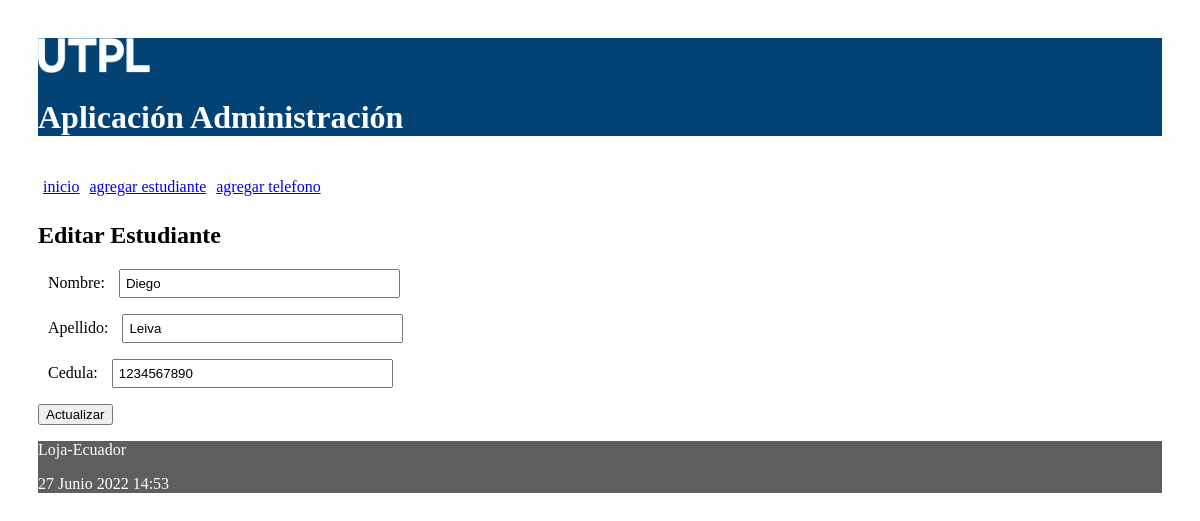
/editar_estudiante/11, run on the app's committed database.
### administrativo/models.py (models this page shows, shortened)
class Estudiante(models.Model):
    nombre = models.CharField(max_length=30)
    apellido = models.CharField(max_length=30)
    cedula = models.CharField(max_length=30, unique=True)

### administrativo/views.py (the view)
# urls.py: path('editar_estudiante/<int:id>', views.editar_estudiante,
def editar_estudiante(request, id):
    estudiante = Estudiante.objects.get(pk=id)
    if request.method=='POST':
        formulario = EstudianteForm(request.POST, instance=estudiante)
        print(formulario.errors)
        if formulario.is_valid():
            formulario.save()
            return redirect(index)
    else:
        formulario = EstudianteForm(instance=estudiante)
    diccionario = {'formulario': formulario}
    return render(request, 'editarEstudiante.html', diccionario)

### administrativo/forms.py
class EstudianteForm(ModelForm):
    class Meta:
        model = Estudiante
        fields = ['nombre', 'apellido', 'cedula']

### administrativo/templates/editarEstudiante.html (shortened to what this page needs)
{% extends "master.html" %}
{% block content %}
<h2>Editar Estudiante</h3>
<form action="" method="post">
  {{formulario.as_p}}
  <p><input type='submit' value='Actualizar'/></p>
</form>
{% endblock %}

### administrativo/static/css/estilos.css (style rules this page uses)
body { background: #FEFEFD; padding: 30px; }
input[type=text], input[type=number] { width: 25%; padding: 5px 5px; box-sizing: border-box; }
label { padding: 12px 10px; }

### data on the page
Estudiante: nombre "Diego", apellido "Leiva", cedula "1234567890"
